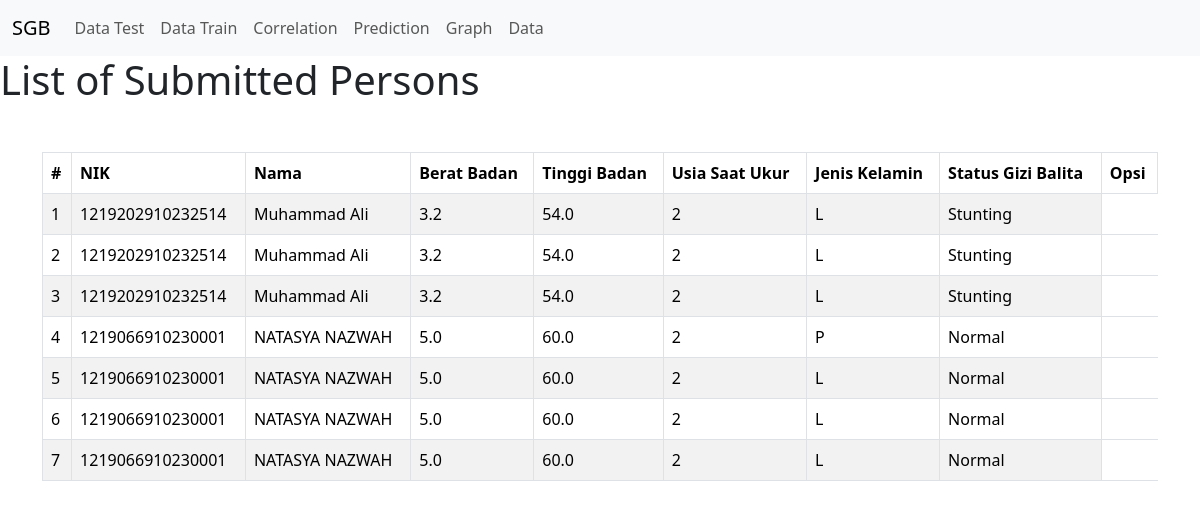
The page /success/ on the database as committed earlier.
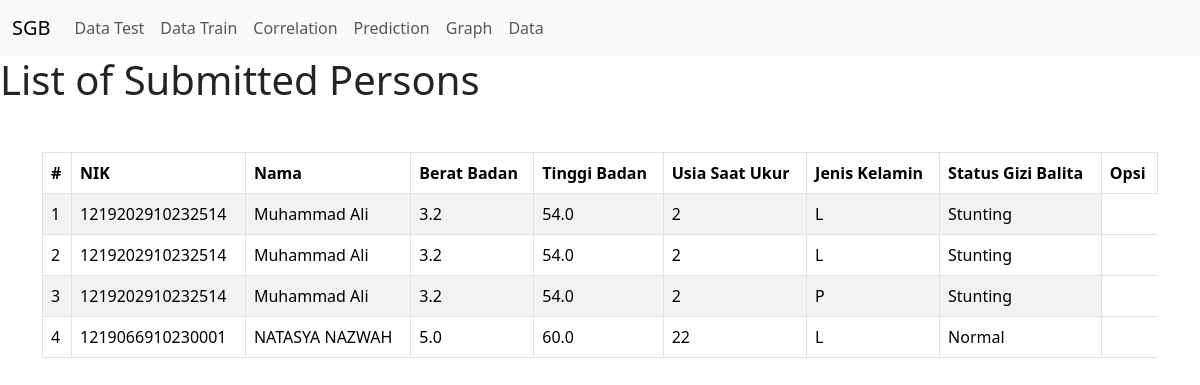
The same page on the database as committed later.
### napp/models.py (models this page shows)
class Person(models.Model):
  NIK = models.CharField(max_length=16)
  Nama = models.CharField(max_length=50)
  Berat_Badan = models.FloatField()
  Tinggi_Badan = models.FloatField()
  Usia_Saat_UKur = models.IntegerField()
  Jenis_Kelamin = models.CharField(max_length=1)
  Status_Gizi_Balita = models.CharField(max_length=20)

### napp/views.py (the view)
# urls.py: path('success/', views.success_view, name='success'),
def success_view(request):
    people = Person.objects.all()
    return render(request, 'success.html', {'people': people})

### napp/templates/success.html
{% extends 'base.html' %}
{% block content %}
<h1>List of Submitted Persons</h1>
{% if people %}
    <main class="mt-5">
      <section class="container">
        <div class="table-responsive my-5">
          <table class="table table-striped table-bordered table-hover">
            <thead>
              <tr>
                <th>#</th>
                <th>NIK</th>
                <th>Nama</th>
                <th>Berat Badan</th>
                <th>Tinggi Badan</th>
                <th>Usia Saat Ukur</th>
                <th>Jenis Kelamin</th>
                <th>Status Gizi Balita</th>
                <th>Opsi</th>
              </tr>
            </thead>
            <tbody>
              {% for person in people %}
              <tr>
                  <td>{{ forloop.counter }}</td>
                  <td>{{ person.NIK }}</td>
                  <td>{{ person.Nama }}</td>
                  <td>{{ person.Berat_Badan }}</td>
                  <td>{{ person.Tinggi_Badan }}</td>
                  <td>{{ person.Usia_Saat_UKur }}</td>
                  <td>{{ person.Jenis_Kelamin }}</td>
                  <td>{{ person.Status_Gizi_Balita }}</td>
              </tr>
              {% endfor %}
            </tbody>
          </table>
        </div>
      </section>
    </main>
{% else %}
    <p>No person data found in the database.</p>
{% endif %}
{% endblock %}

Rows that differ between the two databases and show on the page:
removed Person: NIK "1219066910230001", Nama "NATASYA NAZWAH", Berat_Badan "5.0", Tinggi_Badan "60.0", Usia_Saat_UKur "2", Jenis_Kelamin "L", Status_Gizi_Balita "Normal"
removed Person: NIK "1219066910230001", Nama "NATASYA NAZWAH", Berat_Badan "5.0", Tinggi_Badan "60.0", Usia_Saat_UKur "2", Jenis_Kelamin "L", Status_Gizi_Balita "Normal"
removed Person: NIK "1219066910230001", Nama "NATASYA NAZWAH", Berat_Badan "5.0", Tinggi_Badan "60.0", Usia_Saat_UKur "2", Jenis_Kelamin "L", Status_Gizi_Balita "Normal"
changed Person (number 3 of 4 on the later page): Jenis_Kelamin "L" → "P"
changed Person "NATASYA NAZWAH": Usia_Saat_UKur "2" → "22"; Jenis_Kelamin "P" → "L"
